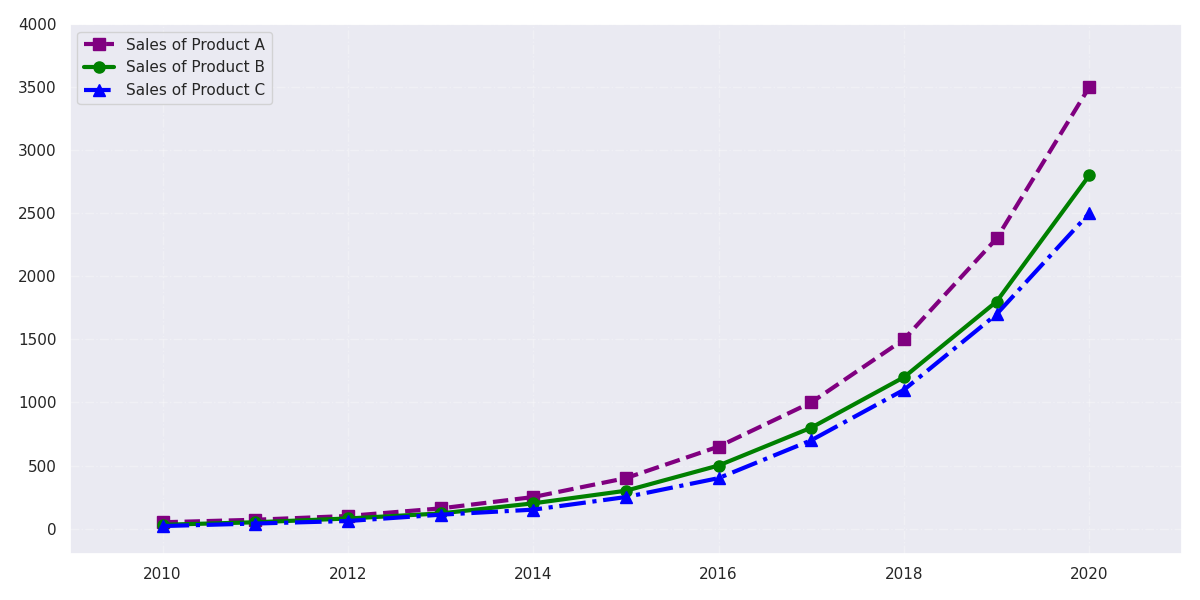

Write the Python code that produced this figure.
import matplotlib.pyplot as plt
import numpy as np

years = np.arange(2010, 2021)
sales_product_A = np.array([50, 70, 100, 160, 250, 400, 650, 1000, 1500, 2300, 3500])
sales_product_B = np.array([30, 50, 80, 120, 200, 300, 500, 800, 1200, 1800, 2800])  # Added data for Product B
sales_product_C = np.array([20, 40, 60, 110, 150, 250, 400, 700, 1100, 1700, 2500])  # Added data for Product C

fig, ax = plt.subplots(figsize=(12, 6))

ax.plot(years, sales_product_A, marker='s', linestyle='--', color='purple', linewidth=3, markersize=8)
ax.plot(years, sales_product_B, marker='o', linestyle='-', color='green', linewidth=3, markersize=8)  # Plot for Product B
ax.plot(years, sales_product_C, marker='^', linestyle='-.', color='blue', linewidth=3, markersize=8)  # Plot for Product C

ax.grid(True, linestyle='-.', alpha=0.3)

ax.set_xlim(2009, 2021)
ax.set_ylim(-200, 4000)

ax.legend(['Sales of Product A', 'Sales of Product B', 'Sales of Product C'], loc='upper left')

plt.tight_layout()
plt.show()
